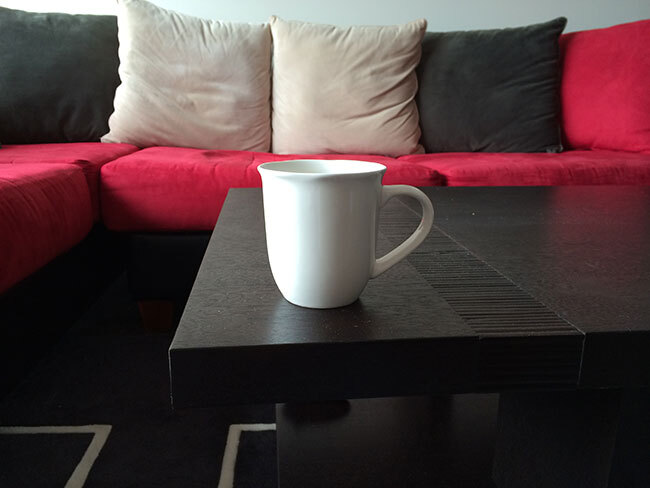
#> input picture assets/source_01.jpg, 650 x 488 px
$ python mask.py --image ../assets/source_01.jpg
#> lines starting #> are read from the running program, lines starting #| are printed output that depends on the picture; after the words box and inside, x2 and y2 are one past the last pixel; in counts of white or black regions, pixels touching at a corner belong together
import numpy as np
import argparse
import cv2
# construct the argument parser and parsethe arguments
ap = argparse.ArgumentParser()
ap.add_argument("-i", "--image",
required=True, help="Path to the image")
args = vars(ap.parse_args())
# load the image and display it
image = cv2.imread(args["image"])
#> image is the input picture: shape (488, 650, 3); mean B, G, R 64.3, 63.2, 82.3
cv2.imshow("Original", image)
# Masking allows us to focus only on parts ofan image that interest us.
# A mask is the same size as our image, but hasonly two pixel values,
# 0 and 255. Pixels with a value of 0 areignored in the orignal image,
# and mask pixels with a value of 255 are allowed to be kept. For example,
# let's construct a rectangular mask thatdisplays only the person in
# the image
mask = np.zeros(image.shape[:2],dtype="uint8")
cv2.rectangle(mask, (110,80), (220,230), 255, -1)
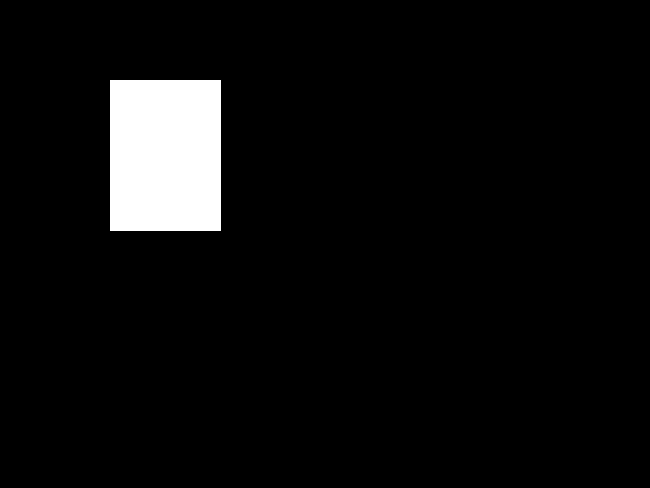
#> mask: shape (488, 650); 5.3% white; 1 white region, box (x1, y1, x2, y2) and area: (110, 80, 221, 231) 16761
cv2.imshow("Mask", mask)

# Apply our mask -- notice how only the personin the image is cropped out
masked = cv2.bitwise_and(image, image,mask=mask)
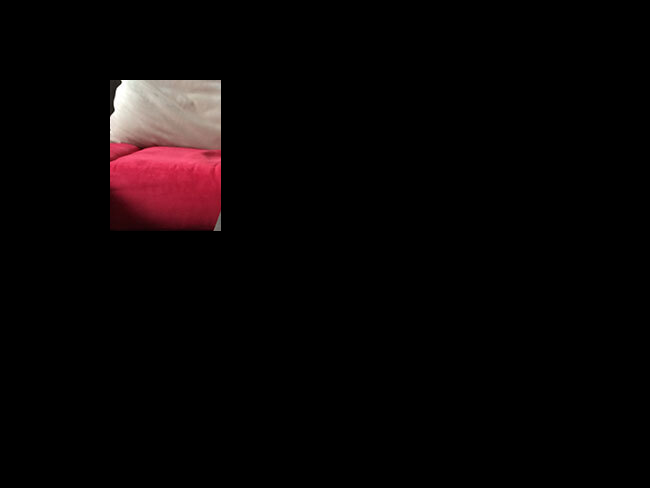
#> masked: shape (488, 650, 3); mean B, G, R 5.1, 4.7, 8.7
mask1 = np.zeros(image.shape[:2], dtype="uint8")
cv2.circle(mask1, (165, 155), 80, 255, -1)
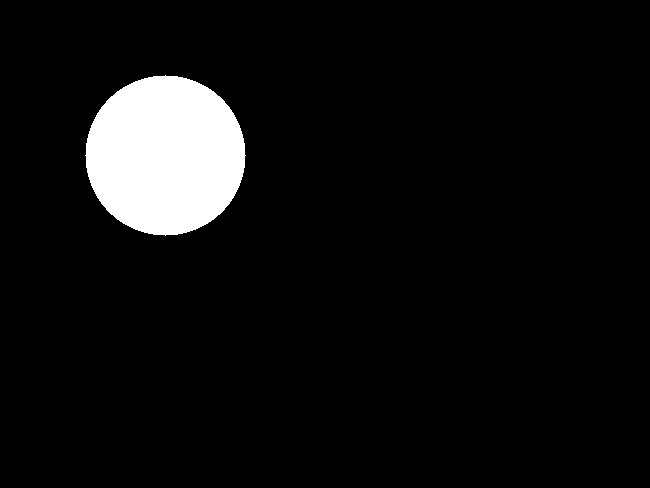
#> mask1: shape (488, 650); 6.3% white; 1 white region, box (x1, y1, x2, y2) and area: (85, 75, 246, 236) 20081
masked1 = cv2.bitwise_and(image, image, mask=mask1)
masked = cv2.bitwise_and(image, image, mask=mask)
cv2.imshow("Mask1", mask1)
cv2.imshow("Mask", mask)
cv2.imshow("Mask Applied to Image", masked)
cv2.imshow("Masked", masked1)

cv2.imshow("Mask Applied to Image", masked)
cv2.waitKey(0)

$ run again, on assets/source_03.jpg
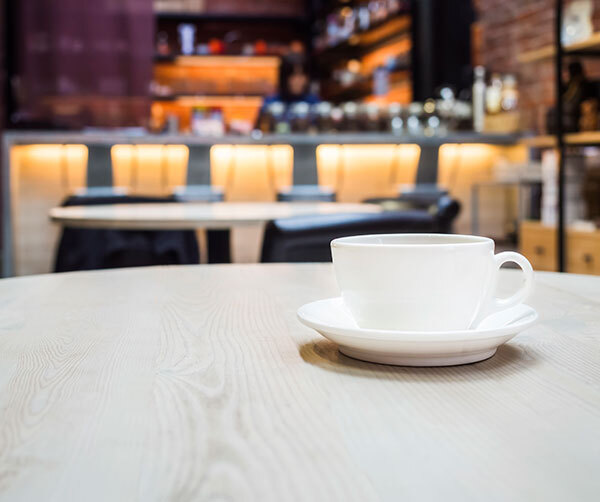
#> input picture assets/source_03.jpg, 600 x 502 px
#> image is the input picture: shape (502, 600, 3); mean B, G, R 146, 153.4, 166.8
#> `cv2.rectangle(mask, (110,80), (220,230), 255, -1)`:
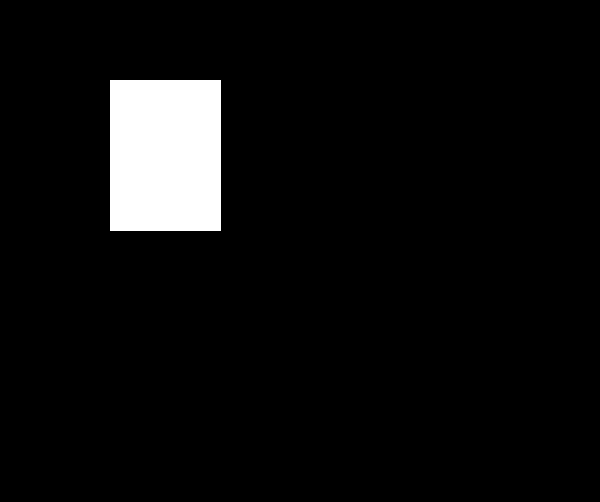
#> mask: shape (502, 600); 5.6% white; 1 white region, box (x1, y1, x2, y2) and area: (110, 80, 221, 231) 16761
#> `cv2.circle(mask1, (165, 155), 80, 255, -1)`:
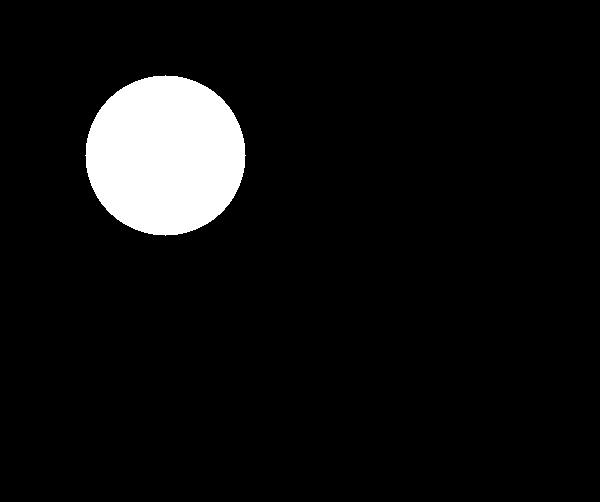
#> mask1: shape (502, 600); 6.7% white; 1 white region, box (x1, y1, x2, y2) and area: (85, 75, 246, 236) 20081

$ run again, on assets/templete.jpg
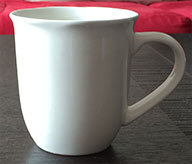
#> input picture assets/templete.jpg, 192 x 164 px
#> image is the input picture: shape (164, 192, 3); mean B, G, R 118.6, 119.9, 133.8
#> `cv2.rectangle(mask, (110,80), (220,230), 255, -1)`:
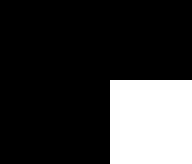
#> mask: shape (164, 192); 21.9% white; 1 white region, box (x1, y1, x2, y2) and area: (110, 80, 192, 164) 6888
#> mask1: shape (164, 192); 25.4% white; 1 white region, box (x1, y1, x2, y2) and area: (85, 75, 192, 164) 7999
#> `masked1 = cv2.bitwise_and(image, image, mask=mask1)`:
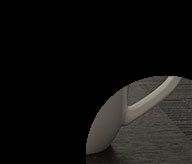
#> masked1: shape (164, 192, 3); mean B, G, R 16.2, 17.6, 18.4
